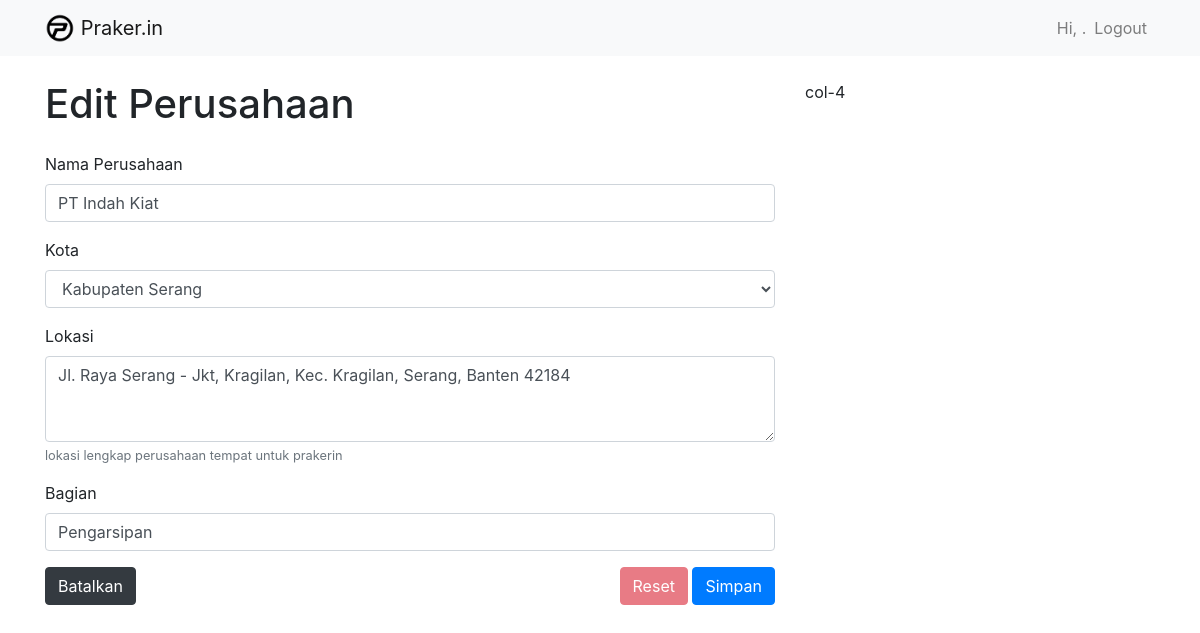
The app's page /edit/perusahaan.php?id=1, older data.
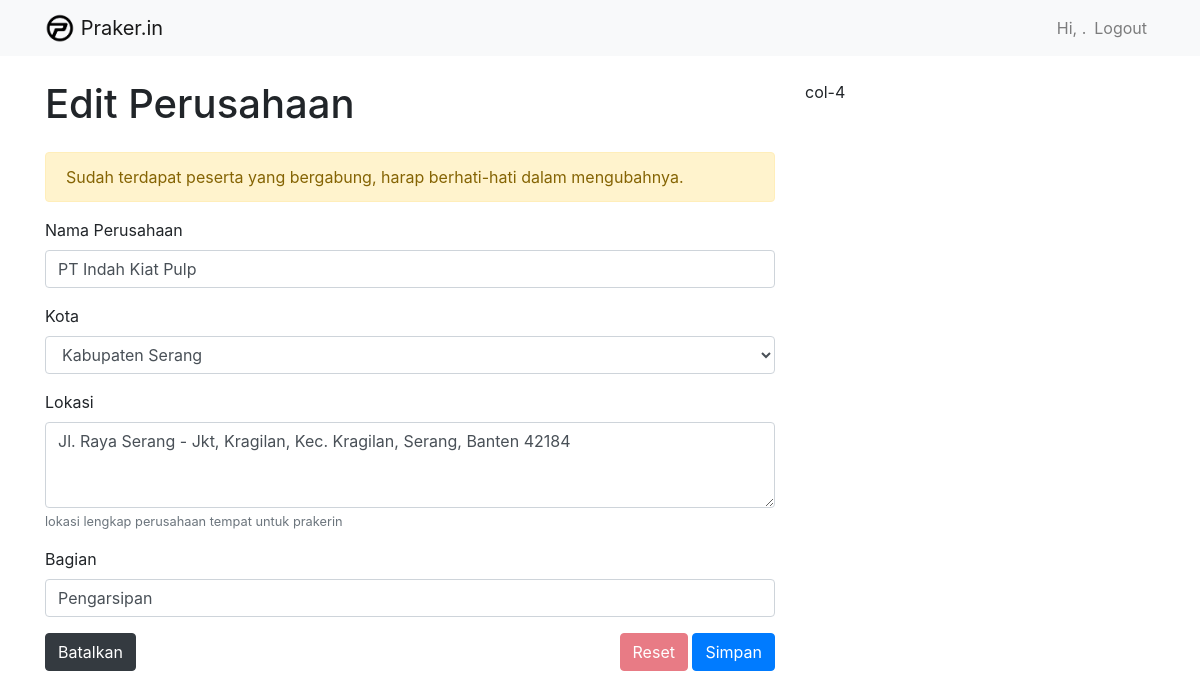
The same page, newer data.
### tables this page shows
CREATE TABLE `perusahaan` (
  `id` int(11) NOT NULL,
  `nama_perusahaan` varchar(225) NOT NULL,
  `kota_id` int(11) NOT NULL,
  `lokasi` text NOT NULL,
  `bagian` varchar(225) NOT NULL,
  `disable` tinyint(1) NOT NULL DEFAULT 0,
  `create_at` datetime NOT NULL DEFAULT current_timestamp(),
  `update_at` datetime NOT NULL DEFAULT current_timestamp()
);

### edit/perusahaan.php (the view, shortened to what this page needs)
<?php include_once('../koneksi.php') ?>
<!doctype html>
<html lang="en">
<head>
    <link rel="stylesheet" href="../css/bootstrap.css">
</head>
<body>
    <nav class="navbar navbar-expand-lg navbar-light bg-light">
        <div class="container">
            <a class="navbar-brand" href="../index.php">
                <img src="../img/logo-p.png" width="30" height="30" class="d-inline-block align-top" alt="" loading="lazy">
                Praker.in
            </a>
            <div class="collapse navbar-collapse" id="navbarNav">
                <ul class="navbar-nav ml-auto">
                    <span class="navbar-text">
                        Hi,
                        <?= $_SESSION['nama'] ?>.
                    </span>
                    <li class="nav-item">
                        <a class="nav-link" href="aksi.php?p=logout">
                            Logout
                        </a>
                    </li>
                </ul>
            </div>
        </div>
    </nav>
    <?php $data = $conn->query("SELECT * FROM perusahaan WHERE id = {$_GET['id']}")->fetch_assoc(); ?>
    <div class="container pt-4 mb-5">
        <div class="row">
            <div class="col-8">
                <h1 class="mb-4">Edit Perusahaan</h1>
                <?php if ($conn->query("SELECT id FROM akun WHERE perusahaan = {$data['id']} AND pilih = 1")->num_rows > 0) : ?>
                    <div class="alert alert-warning" role="alert">
                        Sudah terdapat peserta yang bergabung, harap berhati-hati dalam mengubahnya.
                    </div>
                <?php endif; ?>
                <form action="../aksi.php?p=edit-perusahaan" method="POST" onsubmit="return confirm('Sudah yakin ingin mengubah data ini?')">
                    <div class="form-group">
                        <label>Nama Perusahaan</label>
                        <input type="text" name="nama_perusahaan" required class="form-control" value="<?= $data['nama_perusahaan'] ?>">
                    </div>
                    <div class="form-group">
                        <label>Kota</label>
                        <select class="form-control" required name="kota_id">
                            <?php
                            foreach ($conn->query("SELECT * FROM kota ORDER BY nama_kota") as $kota) :
                                if ($kota['id'] == $data['kota_id']) : ?>
                                    <option value="<?= $kota['id'] ?>" selected><?= $kota['nama_kota'] ?></option>
                                <?php else : ?>
                                    <option value="<?= $kota['id'] ?>"><?= $kota['nama_kota'] ?></option>
                                <?php endif; ?>
                            <?php endforeach; ?>
                        </select>
                    </div>
                    <div class="form-group">
                        <label>Lokasi</label>
                        <textarea class="form-control" name="lokasi" required name="alamat" rows="3"><?= $data['lokasi'] ?></textarea>
                        <small class=" form-text text-muted">lokasi lengkap perusahaan tempat untuk prakerin</small>
                    </div>
                    <div class="form-group">
                        <label>Bagian</label>
                        <input type="text" name="bagian" required class="form-control" value="<?= $data['bagian'] ?>">
                    </div>
                    <div>
                        <a href="../perusahaan.php" style="text-decoration: none;">
                            <button type="button" class="btn btn-dark">Batalkan</button>
                        </a>
                        <div class="float-right">
                            <input type="reset" disabled value="Reset" class="btn btn-danger">
                            <input type="submit" value="Simpan" class="btn btn-primary">
                        </div>
                    </div>
                </form>
            </div>
            <div class="col-4">col-4</div>
        </div>
    </div>
</body>
</html>

Row changes from the older to the newer data that the page shows:
changed perusahaan "Jl. Raya Serang - Jkt, Kragilan, Kec. Kragilan, Serang, Banten 42184": nama_perusahaan "PT Indah Kiat" → "PT Indah Kiat Pulp"
Text that changed along with them:
text now shown: "Sudah terdapat peserta yang bergabung, harap berhati-hati dalam mengubahnya."
